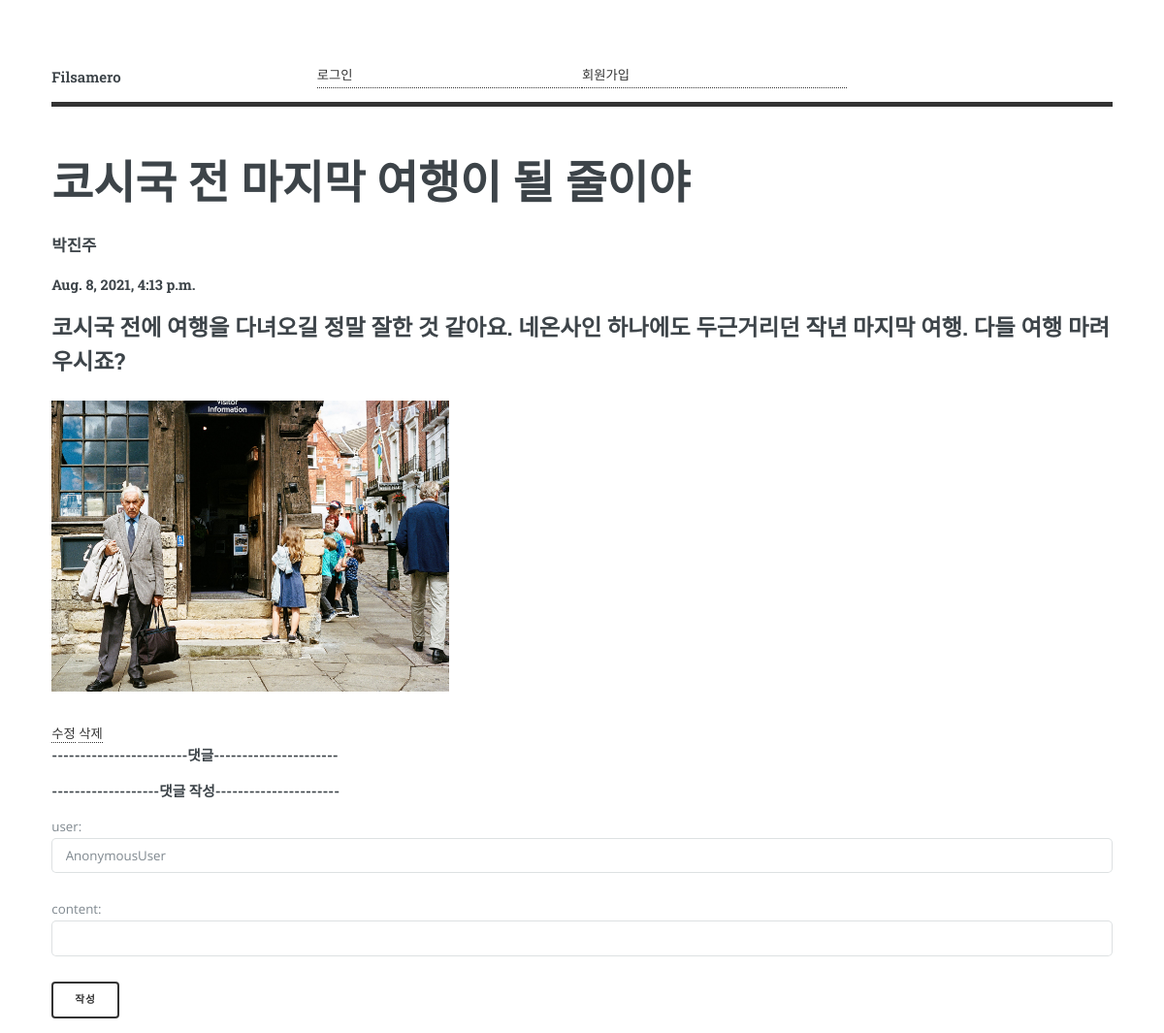
Screenshot of /detail/3/ with the database file from the repository.
### blogApp/models.py (models this page shows, shortened)
class Blog(models.Model):
    objects = models.Manager()
    title = models.CharField(max_length=100)
    writer = models.CharField(max_length=100)
    pub_date = models.DateTimeField()
    body = models.TextField()
    image = models.ImageField(upload_to = 'images/', default = "")

### blogApp/views.py (the view)
# urls.py: path('detail/<int:id>/', detail, name="detail"),  # detail 페이지
def detail(request,id):
    detail_data = get_object_or_404(Blog,pk=id)
    comments = Comment.objects.filter(blog_id = id)
    context= {
        'title' : detail_data.title,
        'writer' : detail_data.writer,
        'pub_date' : detail_data.pub_date,
        'body' : detail_data.body,
        'id' : id,
        'comments' : comments,
        'image' : detail_data.image
    }
    return render(request,'community_detail.html',context)

### blogApp/templates/community_detail.html (shortened to what this page needs)
{% load static %}
<!DOCTYPE html>
<html>
  <head>
    <link rel="stylesheet" href="{% static 'css/main.css' %}" />
  </head>
  <body class="is-preload">
    <div id="wrapper">
		<div id="main">
		  <div class="inner">
			<header id="header">
				<a href="{% url 'mainpage' %}" class="logo"><strong>Filsamero</strong></a>
				{% if user.is_authenticated %}
				<a href = "{% url 'logout' %}" >로그아웃</a>
				{% else %}
				<a href = "{% url 'login' %}" >로그인</a>
				<a href = "{% url 'signup' %}">회원가입</a>
				{% endif %}
			  <ul class="icons">
			  </ul>
			</header>
			<section id="banner">
			  <div class="content">
                <h1>{{title}}</h1>
                <h3>{{writer}}</h3>
                <h4>{{pub_date}}</h4>
                <h2>{{body}}</h2>
                <img src="{{image.url}}" height="300"/>
                <a href="{% url 'update_page' id %}">수정</a>
                <a href="{% url 'delete' id %}">삭제</a>
                <h4>------------------------댓글----------------------</h4>
                <h4>-------------------댓글 작성----------------------</h4>
                <form action="{% url 'create_comment' id %}" method="POST" enctype="multipart/form-data">
                    <p>user: <input type="text" name="user" value="{{user}}"></p>
                    <p>content: <input type="text" name="content" value="{{content}}"></p>
                    <button type="submit">작성</button>
                </form>
			  </div>
			</section>
		  </div>
		</div>
	  </div>
	</body>
  </html>

### rows the page displays
Blog: title "코시국 전 마지막 여행이 될 줄이야", writer "박진주", pub_date "Aug. 8, 2021, 4:13 p.m.", body "코시국 전에 여행을 다녀오길 정말 잘한 것 같아요. 네온사인 하나에도 두근거리던 작년 마지막 여행. 다들 여행 마려우시죠?"
